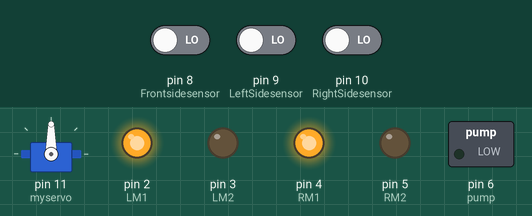
Bench run of a sketch on a simulated Arduino Uno, built with avr-gcc and run on an emulated ATmega328P. Shown: servo, switched loads named in the sketch (green lamp = pin HIGH), output pins drawn as LEDs (lit = HIGH). The inputs (shaded band) are chosen by the test bench; at power-on: pin 8 (Frontsidesensor) LOW, pin 9 (LeftSidesensor) LOW, pin 10 (RightSidesensor) LOW.

Above: at 10.5 s.
10.6 s: pin 8 (Frontsidesensor) driven HIGH
At 15.4 s:
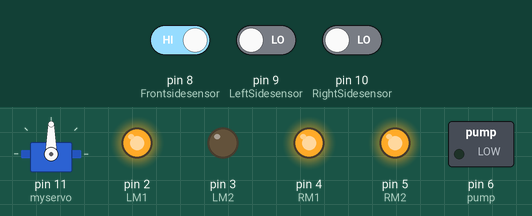
16.4 s: pin 9 (LeftSidesensor) driven HIGH
At 17.0 s:
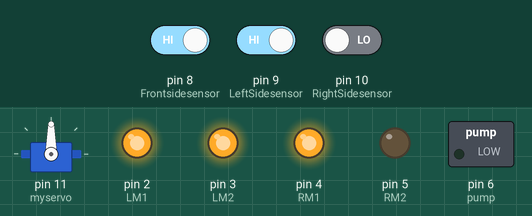
22.2 s: pin 9 (LeftSidesensor) driven LOW
At 24.0 s:
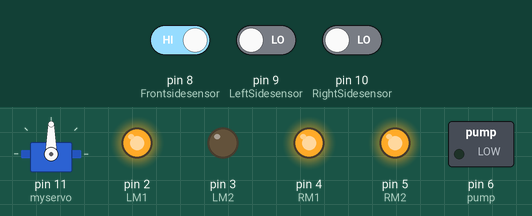
28.0 s: pin 8 (Frontsidesensor) driven LOW
At 29.6 s:
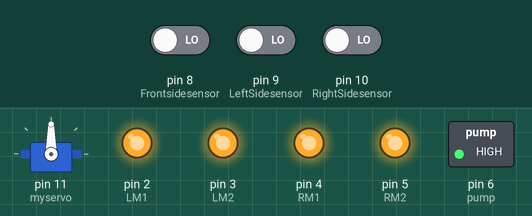
33.8 s: pin 8 (Frontsidesensor) driven HIGH and pin 9 (LeftSidesensor) driven HIGH and pin 10 (RightSidesensor) driven HIGH
At 38.3 s:
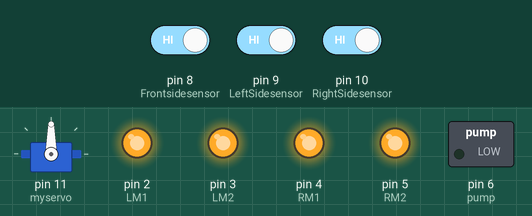
Timing chart, 0 to 39.8 s (numbered marks = the images above; inputs shaded):
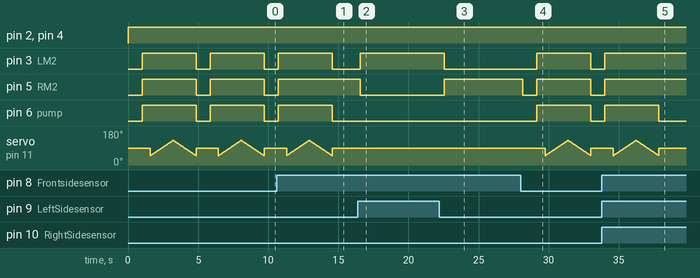

The sketch:

fire_extinguisher_robot.ino
```cpp
#include <Servo.h>
Servo myservo;
int pos = 0;
boolean fire = false;

int LeftSidesensor= 9;      // sensor at left side
int RightSidesensor = 10;      // sensor at right side
int Frontsidesensor = 8; //forward sensor

int LM1 = 2;       // left side motor
int LM2 = 3;       // left side motor
int RM1 = 4;       // right side motor
int RM2 = 5;       // right side motor
int pump = 6;        //pump
void setup()
{
  pinMode(LeftSidesensor, INPUT);
  pinMode(RightSidesensor, INPUT);
  pinMode(Frontsidesensor, INPUT);
  pinMode(LM1, OUTPUT);
  pinMode(LM2, OUTPUT);
  pinMode(RM1, OUTPUT);
  pinMode(RM2, OUTPUT);
  pinMode(pump, OUTPUT);
  myservo.attach(11);
  myservo.write(90);
}
void put_off_fire()
{
    delay (600);
    digitalWrite(LM1, HIGH);
    digitalWrite(LM2, HIGH);
    digitalWrite(RM1, HIGH);
    digitalWrite(RM2, HIGH);
   digitalWrite(pump, HIGH); delay(600);
    for (pos = 50; pos <= 130; pos += 1) {
    myservo.write(pos);
    delay(20);
  }
  for (pos = 130; pos >= 50; pos -= 1) {
    myservo.write(pos);
    delay(20);
  }
  digitalWrite(pump,LOW);
  myservo.write(90);
  fire=false;
}
void loop()
{
   myservo.write(90); //Sweep_Servo();
    if (digitalRead(LeftSidesensor) ==1 && digitalRead(RightSidesensor)==1 && digitalRead(Frontsidesensor) ==1) //If Fire not detected all sensors are zero
    {
    //Do not move the robot
    digitalWrite(LM1, HIGH);
    digitalWrite(LM2, HIGH);
    digitalWrite(RM1, HIGH);
    digitalWrite(RM2, HIGH);
    }
    else if (digitalRead(Frontsidesensor) ==0) //If Fire is straight ahead
    {
    //Move the robot forward
    digitalWrite(LM1, HIGH);
    digitalWrite(LM2, LOW);
    digitalWrite(RM1, HIGH);
    digitalWrite(RM2, LOW);
    fire = true;
    }
    else if (digitalRead(LeftSidesensor) ==0) //If Fire is to the left side
    {
    //Move the robot left
    digitalWrite(LM1, HIGH);
    digitalWrite(LM2, LOW);
    digitalWrite(RM1, HIGH);
    digitalWrite(RM2, HIGH);
    }
    else if (digitalRead(RightSidesensor) ==0) //If Fire is to the right side
    {
    //Move the robot right
    digitalWrite(LM1, HIGH);
    digitalWrite(LM2, HIGH);
    digitalWrite(RM1, HIGH);
    digitalWrite(RM2, LOW);
    }
delay(400); //to reduce speed of robot
     while (fire == true)
     {
      put_off_fire();
     }
}
```

Measured:
- after the input at 10.6 s, pin 3 (LM2), pin 6 (pump): goes on until 14.6 s, then stays LOW; pin 5 (RM2): goes on until 10.7 s, then stays HIGH
- after the input at 16.4 s, pin 3 (LM2): LOW → HIGH after 0.16 s; pin 5 (RM2): HIGH → LOW after 0.16 s
- after the input at 22.2 s, pin 3 (LM2): HIGH → LOW after 0.36 s; pin 5 (RM2): LOW → HIGH after 0.36 s
- after the input at 28.0 s, pin 3 (LM2), pin 6 (pump): LOW → HIGH after 1.2 s, → LOW 3.9 s later; pin 5 (RM2): HIGH → LOW after 0.16 s, → HIGH 1.0 s later, → LOW 3.9 s later
- after the input at 33.8 s, pin 3 (LM2), pin 5 (RM2): goes on until 34.0 s, then stays HIGH; pin 6 (pump): goes on until 37.9 s, then stays LOW
- by itself, pin 3 (LM2), pin 5 (RM2), pin 6 (pump): alternates HIGH for 3.9 s and LOW for 1.0 s
